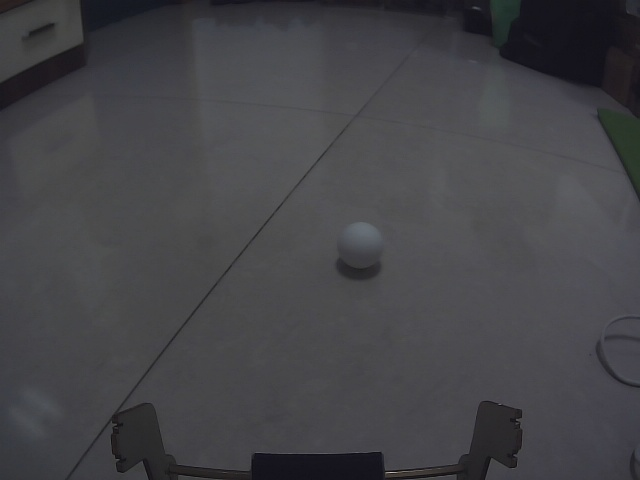
#> input picture pi/captured_image.jpg, 640 x 480 px, given in place of the camera
$ python detect_picture.py
#> lines starting #> are read from the running program, lines starting #| are printed output that depends on the picture; after the words box and inside, x2 and y2 are one past the last pixel; in counts of white or black regions, pixels touching at a corner belong together
import cv2
import numpy as np
import time

# 初始化摄像头
cap = cv2.VideoCapture(0)
cap.set(cv2.CAP_PROP_FRAME_WIDTH, 640)
cap.set(cv2.CAP_PROP_FRAME_HEIGHT, 480)
cap.set(cv2.CAP_PROP_FPS, 30)

# 创建HSV调节窗口
cv2.namedWindow("HSV Adjust", cv2.WINDOW_NORMAL)

# 橙色乒乓球参数
cv2.createTrackbar("Orange H1", "HSV Adjust", 0, 179, lambda x: x)
cv2.createTrackbar("Orange H2", "HSV Adjust", 22, 179, lambda x: x)
cv2.createTrackbar("Orange S1", "HSV Adjust", 100, 255, lambda x: x)
cv2.createTrackbar("Orange S2", "HSV Adjust", 255, 255, lambda x: x)
cv2.createTrackbar("Orange V1", "HSV Adjust", 100, 255, lambda x: x)
cv2.createTrackbar("Orange V2", "HSV Adjust", 255, 255, lambda x: x)

# 白色乒乓球参数
cv2.createTrackbar("White H1", "HSV Adjust", 74, 179, lambda x: x)
cv2.createTrackbar("White H2", "HSV Adjust", 132, 179, lambda x: x)
cv2.createTrackbar("White S1", "HSV Adjust", 0, 255, lambda x: x)
cv2.createTrackbar("White S2", "HSV Adjust", 38, 255, lambda x: x)
cv2.createTrackbar("White V1", "HSV Adjust", 107, 255, lambda x: x)
cv2.createTrackbar("White V2", "HSV Adjust", 255, 255, lambda x: x)

# 反光抑制参数
cv2.createTrackbar("Glare Thresh", "HSV Adjust", 234, 255, lambda x: x)

# 形态学内核
kernel = cv2.getStructuringElement(cv2.MORPH_ELLIPSE, (5,5))

def detect_balls(mask, min_radius=10, max_radius=100):
    """通用乒乓球检测函数"""
    contours, _ = cv2.findContours(mask, cv2.RETR_EXTERNAL, cv2.CHAIN_APPROX_SIMPLE)
    valid_balls = []

    for cnt in contours:
        area = cv2.contourArea(cnt)
        perimeter = cv2.arcLength(cnt, True)

        # 面积过滤
        if perimeter == 0 or not (np.pi*(min_radius**2) < area < np.pi*(max_radius**2)):
            continue

        # 圆度计算
        circularity = (4 * np.pi * area) / (perimeter**2)
        if circularity < 0.65:
            continue

        # 获取最小外接圆
        (x, y), radius = cv2.minEnclosingCircle(cnt)
        if min_radius <= radius <= max_radius:
            valid_balls.append( (int(x), int(y), int(radius), cnt) )

    return valid_balls

while True:
    ret, frame = cap.read()
#> frame is the input picture: shape (480, 640, 3); mean B, G, R 71.8, 68.1, 68.3
    if not ret:
        break

    # 反光抑制处理
    glare_thresh = cv2.getTrackbarPos("Glare Thresh", "HSV Adjust")
    gray = cv2.cvtColor(frame, cv2.COLOR_BGR2GRAY)
    _, glare_mask = cv2.threshold(gray, glare_thresh, 255, cv2.THRESH_BINARY)
#> glare_mask: shape (480, 640); every value is 0
    frame = cv2.inpaint(frame, glare_mask, 3, cv2.INPAINT_TELEA)

    hsv = cv2.cvtColor(frame, cv2.COLOR_BGR2HSV)
#> hsv: shape (480, 640, 3); mean H, S, V 109.2, 17.3, 72

    # 获取颜色参数
    orange_lower = np.array([cv2.getTrackbarPos(n, "HSV Adjust") for n in
                           ["Orange H1","Orange S1","Orange V1"]])
    orange_upper = np.array([cv2.getTrackbarPos(n, "HSV Adjust") for n in
                           ["Orange H2","Orange S2","Orange V2"]])

    white_lower = np.array([cv2.getTrackbarPos(n, "HSV Adjust") for n in
                          ["White H1","White S1","White V1"]])
    white_upper = np.array([cv2.getTrackbarPos(n, "HSV Adjust") for n in
                          ["White H2","White S2","White V2"]])

    # 创建颜色掩膜
    mask_orange = cv2.inRange(hsv, orange_lower, orange_upper)
    mask_white = cv2.inRange(hsv, white_lower, white_upper)
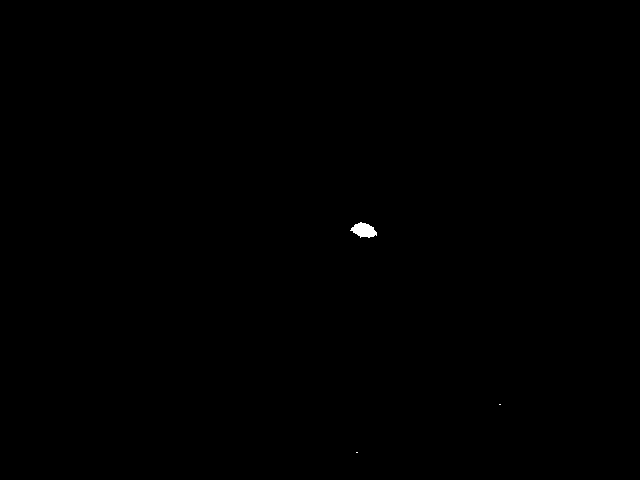
#> mask_white: shape (480, 640); 0.09% white; 3 white regions (2 under 20 px), largest, box (x1, y1, x2, y2) and area: (350, 222, 377, 238) 275

    # 形态学优化
    mask_orange = cv2.morphologyEx(mask_orange, cv2.MORPH_OPEN, kernel, 2)
    mask_orange = cv2.morphologyEx(mask_orange, cv2.MORPH_CLOSE, kernel, 3)

    mask_white = cv2.morphologyEx(mask_white, cv2.MORPH_OPEN, kernel, 3)
#> mask_white: shape (480, 640); 0.09% white; 1 white region
    mask_white = cv2.morphologyEx(mask_white, cv2.MORPH_CLOSE, kernel, 5)

    # 检测橙色乒乓球
    orange_balls = detect_balls(mask_orange)
#> in detect_balls, `contours, _ = cv2.findContours(mask, cv2.RETR_EXTERNAL, cv2.CHAIN_APPR..`: contours = []
#> orange_balls = []
    for x, y, r, cnt in orange_balls:
        # 绘制轮廓（橙色）
        cv2.drawContours(frame, [cnt], -1, (0, 165, 255), 2)
        # 绘制中心点（红色）
        cv2.circle(frame, (x, y), 5, (0, 0, 255), -1)
        # 显示坐标
        cv2.putText(frame, f"Orange ({x},{y})", (x-50, y-r-15),
                    cv2.FONT_HERSHEY_SIMPLEX, 0.6, (0, 165, 255), 2)
#> this loop made 0 passes

    # 检测白色乒乓球
    white_balls = detect_balls(mask_white)
#> in detect_balls (call 2), `contours, _ = cv2.findContours(mask, cv2.RETR_EXTERNAL, cv2.CHAIN_APPR..`: contours = 1 contour; box (x1, y1, x2, y2) and area: (351, 222, 377, 238) 239
#> the loop in detect_balls (call 2), `for cnt in contours:` made 1 pass
#> (area, perimeter) on pass 1: (239, 67.11)
#> white_balls = []
    for x, y, r, cnt in white_balls:
        # 绘制轮廓（青色）
        cv2.drawContours(frame, [cnt], -1, (255, 255, 0), 2)
        # 绘制中心点（蓝色）
        cv2.circle(frame, (x, y), 5, (255, 0, 0), -1)
        # 显示坐标
        cv2.putText(frame, f"White ({x},{y})", (x-50, y-r-15),
                    cv2.FONT_HERSHEY_SIMPLEX, 0.6, (255, 255, 0), 2)

    # 显示处理结果
    display = cv2.hconcat([
        frame,
        cv2.cvtColor(mask_orange, cv2.COLOR_GRAY2BGR),
        cv2.cvtColor(mask_white, cv2.COLOR_GRAY2BGR)
    ])
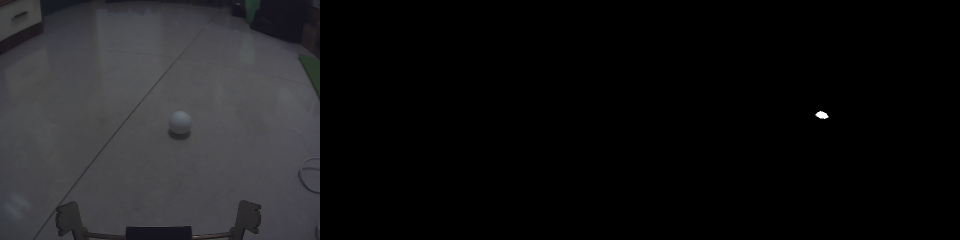
#> display: shape (480, 1920, 3) (shown at 1/2 size); mean B, G, R 24, 22.8, 22.8
    cv2.imshow("Detection Result", display)

    key = cv2.waitKey(1)
#> (key q is pressed here)
    if key == ord('s'):
        timestamp = time.strftime("%Y%m%d-%H%M%S")
        cv2.imwrite(f"detection_{timestamp}.jpg", display)
    elif key == ord('q'):
        break

cap.release()
cv2.destroyAllWindows()
